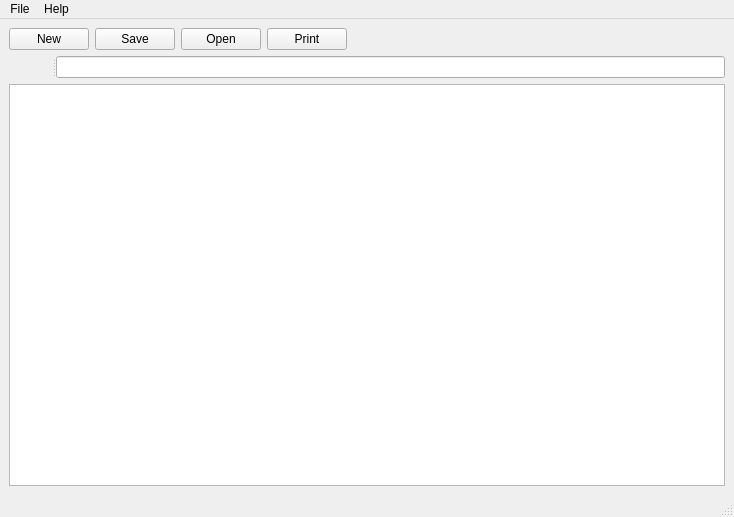
<?xml version="1.0" encoding="UTF-8"?>
<ui version="4.0">
 <class>MainWindow</class>
 <widget class="QMainWindow" name="MainWindow">
  <property name="geometry">
   <rect>
    <x>0</x>
    <y>0</y>
    <width>734</width>
    <height>517</height>
   </rect>
  </property>
  <property name="windowTitle">
   <string>Excel CS v. 3.1416</string>
  </property>
  <property name="windowIcon">
   <iconset resource="Resources.qrc">
    <normaloff>:/icono 3.png</normaloff>:/icono 3.png</iconset>
  </property>
  <widget class="QWidget" name="centralwidget">
   <layout class="QGridLayout" name="gridLayout">
    <item row="0" column="0">
     <layout class="QVBoxLayout" name="verticalLayout_2">
      <item>
       <layout class="QVBoxLayout" name="verticalLayout">
        <item>
         <layout class="QHBoxLayout" name="horizontalLayout">
          <item>
           <widget class="QPushButton" name="Button_New">
            <property name="cursor">
             <cursorShape>PointingHandCursor</cursorShape>
            </property>
            <property name="text">
             <string>New</string>
            </property>
            <property name="icon">
             <iconset resource="Resources.qrc">
              <normaloff>:/nuevo.png</normaloff>:/nuevo.png</iconset>
            </property>
           </widget>
          </item>
          <item>
           <widget class="QPushButton" name="Button_Save">
            <property name="cursor">
             <cursorShape>PointingHandCursor</cursorShape>
            </property>
            <property name="text">
             <string>Save</string>
            </property>
            <property name="icon">
             <iconset resource="Resources.qrc">
              <normaloff>:/guardar.png</normaloff>:/guardar.png</iconset>
            </property>
           </widget>
          </item>
          <item>
           <widget class="QPushButton" name="Button_Open">
            <property name="cursor">
             <cursorShape>PointingHandCursor</cursorShape>
            </property>
            <property name="text">
             <string>Open</string>
            </property>
            <property name="icon">
             <iconset resource="Resources.qrc">
              <normaloff>:/Abrir.png</normaloff>:/Abrir.png</iconset>
            </property>
           </widget>
          </item>
          <item>
           <widget class="QPushButton" name="Button_Print">
            <property name="cursor">
             <cursorShape>PointingHandCursor</cursorShape>
            </property>
            <property name="text">
             <string>Print</string>
            </property>
            <property name="icon">
             <iconset resource="Resources.qrc">
              <normaloff>:/imprimir.png</normaloff>:/imprimir.png</iconset>
            </property>
           </widget>
          </item>
          <item>
           <spacer name="horizontalSpacer">
            <property name="orientation">
             <enum>Qt::Horizontal</enum>
            </property>
            <property name="sizeHint" stdset="0">
             <size>
              <width>395</width>
              <height>20</height>
             </size>
            </property>
           </spacer>
          </item>
         </layout>
        </item>
        <item>
         <widget class="QSplitter" name="splitter">
          <property name="orientation">
           <enum>Qt::Horizontal</enum>
          </property>
          <widget class="QLabel" name="actual_cell">
           <property name="styleSheet">
            <string notr="true">color: rgb(0, 0, 255);
font: 75 10pt &quot;Kozuka Gothic Pro B&quot;;</string>
           </property>
           <property name="text">
            <string/>
           </property>
          </widget>
          <widget class="QLineEdit" name="Formule_Bar"/>
         </widget>
        </item>
       </layout>
      </item>
      <item>
       <widget class="QTableWidget" name="SpreadSheet">
        <attribute name="horizontalHeaderDefaultSectionSize">
         <number>80</number>
        </attribute>
        <attribute name="verticalHeaderDefaultSectionSize">
         <number>20</number>
        </attribute>
       </widget>
      </item>
     </layout>
    </item>
   </layout>
  </widget>
  <widget class="QMenuBar" name="menubar">
   <property name="geometry">
    <rect>
     <x>0</x>
     <y>0</y>
     <width>734</width>
     <height>21</height>
    </rect>
   </property>
   <widget class="QMenu" name="menuFile">
    <property name="title">
     <string>File</string>
    </property>
    <addaction name="actionNew"/>
    <addaction name="actionOpen"/>
    <addaction name="actionSave"/>
    <addaction name="actionPrint"/>
    <addaction name="separator"/>
    <addaction name="actionQuit"/>
   </widget>
   <widget class="QMenu" name="menuHelp">
    <property name="title">
     <string>Help</string>
    </property>
    <addaction name="actionAbout_Excel_CS_v_3_14_16"/>
   </widget>
   <addaction name="menuFile"/>
   <addaction name="menuHelp"/>
  </widget>
  <widget class="QStatusBar" name="statusbar"/>
  <action name="actionNew">
   <property name="icon">
    <iconset resource="Resources.qrc">
     <normaloff>:/nuevo.png</normaloff>:/nuevo.png</iconset>
   </property>
   <property name="text">
    <string>New</string>
   </property>
  </action>
  <action name="actionOpen">
   <property name="icon">
    <iconset resource="Resources.qrc">
     <normaloff>:/Abrir.png</normaloff>:/Abrir.png</iconset>
   </property>
   <property name="text">
    <string>Open</string>
   </property>
  </action>
  <action name="actionSave">
   <property name="icon">
    <iconset resource="Resources.qrc">
     <normaloff>:/guardar.png</normaloff>:/guardar.png</iconset>
   </property>
   <property name="text">
    <string>Save</string>
   </property>
  </action>
  <action name="actionPrint">
   <property name="icon">
    <iconset resource="Resources.qrc">
     <normaloff>:/imprimir.png</normaloff>:/imprimir.png</iconset>
   </property>
   <property name="text">
    <string>Print</string>
   </property>
  </action>
  <action name="actionQuit">
   <property name="icon">
    <iconset resource="Resources.qrc">
     <normaloff>:/salir.png</normaloff>:/salir.png</iconset>
   </property>
   <property name="text">
    <string>Quit</string>
   </property>
  </action>
  <action name="actionAbout_Excel_CS_v_3_14_16">
   <property name="icon">
    <iconset resource="Resources.qrc">
     <normaloff>:/icono 3.png</normaloff>:/icono 3.png</iconset>
   </property>
   <property name="text">
    <string>About Excel CS v 3.14.16</string>
   </property>
  </action>
 </widget>
 <resources>
  <include location="Resources.qrc"/>
 </resources>
 <connections/>
</ui>
